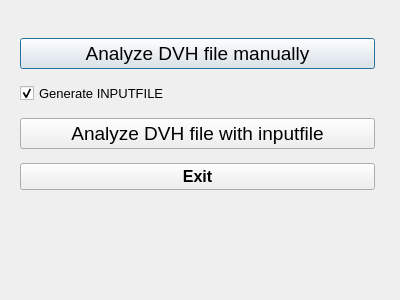
<?xml version="1.0" encoding="UTF-8"?>
<ui version="4.0">
 <class>Monaco_main</class>
 <widget class="QDialog" name="Monaco_main">
  <property name="geometry">
   <rect>
    <x>0</x>
    <y>0</y>
    <width>400</width>
    <height>300</height>
   </rect>
  </property>
  <property name="windowTitle">
   <string>Analize Monaco file</string>
  </property>
  <widget class="QWidget" name="layoutWidget">
   <property name="geometry">
    <rect>
     <x>20</x>
     <y>30</y>
     <width>355</width>
     <height>171</height>
    </rect>
   </property>
   <layout class="QVBoxLayout" name="verticalLayout">
    <item>
     <widget class="QPushButton" name="pushButton_2">
      <property name="font">
       <font>
        <pointsize>14</pointsize>
       </font>
      </property>
      <property name="text">
       <string>Analyze DVH file manually</string>
      </property>
     </widget>
    </item>
    <item>
     <widget class="QCheckBox" name="checkBox">
      <property name="minimumSize">
       <size>
        <width>353</width>
        <height>0</height>
       </size>
      </property>
      <property name="font">
       <font>
        <pointsize>10</pointsize>
        <weight>50</weight>
        <bold>false</bold>
       </font>
      </property>
      <property name="text">
       <string>Generate INPUTFILE</string>
      </property>
      <property name="checked">
       <bool>true</bool>
      </property>
     </widget>
    </item>
    <item>
     <widget class="QPushButton" name="pushButton_3">
      <property name="font">
       <font>
        <pointsize>14</pointsize>
       </font>
      </property>
      <property name="text">
       <string>Analyze DVH file with inputfile</string>
      </property>
     </widget>
    </item>
    <item>
     <widget class="QPushButton" name="pushButton_4">
      <property name="font">
       <font>
        <pointsize>12</pointsize>
        <weight>75</weight>
        <bold>true</bold>
       </font>
      </property>
      <property name="text">
       <string>Exit</string>
      </property>
     </widget>
    </item>
   </layout>
  </widget>
 </widget>
 <resources/>
 <connections/>
</ui>
